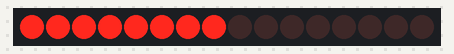
A sketch run on a simulated Arduino Uno, built with avr-gcc and run on an emulated ATmega328P. Shown: 16 shift-register outputs drawn as a row of LEDs (first output left, lit = HIGH). Wiring (inferred from the names in the program): 2 × shift register (74HC595): data pin 6; shift clock pin 8; latch pin 7. Wiring (inferred from the signals the program sends): row of LEDs: on Q0, Q1, Q2, Q3, Q4, Q5, Q6, Q7, Q8, Q9, Q10, Q11, Q12, Q13, Q14, Q15. What the sketch prints to the serial monitor is not drawn.

Above: at 0.21 s.
Timing chart, 0 to 1.9 s (numbered marks = the images above):
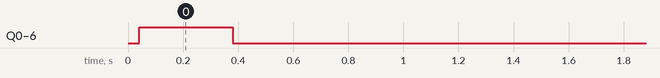

Measured:
- by itself, Q0–6: LOW → HIGH at 0.04 s, → LOW 0.34 s later

The sketch:

scan_matrix_simple.ino
```cpp
#define NUM_ROWS 8
#define NUM_COLS 8

#define NOTE_ON_CMD 0x90
#define NOTE_OFF_CMD 0x80
#define NOTE_VELOCITY 127

#define SERIAL_RATE 115200

// Row output pins
const int row1Pin = 14;
const int row2Pin = 8;
const int row3Pin = 15;
const int row4Pin = 7;
const int row5Pin = 16;
const int row6Pin = 6;
const int row7Pin = 17;
const int row8Pin = 5;

// col input pins
const int col1Pin = 9;
const int col2Pin = 3;
const int col3Pin = 12;
const int col4Pin = 13;
const int col5Pin = 2;
const int col6Pin = 4;
const int col7Pin = 11;
const int col8Pin = 10;

// 74HC595 pins
const int dataPin = 6;
const int latchPin = 7;
const int clockPin = 8;

boolean keyPressed[NUM_ROWS][NUM_COLS];
uint8_t keyToMidiMap[NUM_ROWS][NUM_COLS];

// bitmasks for scanning columns
int bits[] = {
  B00000001,
  B00000010,
  B00000100,
  B00001000,
  B00010000,
  B00100000,
  B01000000,
  B10000000
};
// define first note of keyboard (int note)

int values[8][8] = {
  { 36, 37, 38, 39, 40, 41, 42, 43 },
  { 44, 45, 46, 47, 48, 49, 50, 51 },
  { 52, 53, 54, 55, 56, 57, 58, 59 },
  { 60, 61, 62, 63, 64, 65, 66, 67 },
  { 68, 69, 70, 71, 72, 73, 74, 75 },
  { 76, 77, 78, 79, 80, 81, 82, 83 },
  { 84, 85, 86, 87, 88, 89, 90, 91 },
  { 92, 93, 94, 95, 96, 97, 98, 99 },
};

void setup() {
  int note = 36;

  for(int rowCtr = 0; rowCtr < NUM_ROWS; ++rowCtr)
  {
    for(int colCtr = 0; colCtr < NUM_COLS; ++colCtr)
    {
      keyPressed[rowCtr][colCtr] = false;
      keyToMidiMap[rowCtr][colCtr] = note;
      note++;
    }
  }

  // setup pins output/input mode
  pinMode(dataPin, OUTPUT);
  pinMode(clockPin, OUTPUT);
  pinMode(latchPin, OUTPUT);

  pinMode(row1Pin, OUTPUT);
  pinMode(row2Pin, OUTPUT);
  pinMode(row3Pin, OUTPUT);
  pinMode(row4Pin, OUTPUT);
  pinMode(row5Pin, OUTPUT);
  pinMode(row6Pin, OUTPUT);
  pinMode(row7Pin, OUTPUT);
  pinMode(row8Pin, OUTPUT);

  pinMode(col1Pin, INPUT);
  pinMode(col2Pin, INPUT);
  pinMode(col3Pin, INPUT);
  pinMode(col4Pin, INPUT);
  pinMode(col5Pin, INPUT);
  pinMode(col6Pin, INPUT);
  pinMode(col7Pin, INPUT);
  pinMode(col8Pin, INPUT);

  Serial.begin(SERIAL_RATE);
}

void loop() {
  for (int colCtr = 0; colCtr < NUM_COLS; ++colCtr) {
    //scan next column
    scanColumn(colCtr);

    //get row values at this column
    int rowValue[NUM_ROWS];
    rowValue[0] = digitalRead(row1Pin);
    rowValue[1] = digitalRead(row2Pin);
    rowValue[2] = digitalRead(row3Pin);
    rowValue[3] = digitalRead(row4Pin);

    // process keys pressed
    for (int rowCtr = 0; rowCtr < NUM_ROWS; ++rowCtr) {
      if (rowValue[rowCtr] != 0 && !keyPressed[rowCtr][colCtr]) {
        keyPressed[rowCtr][colCtr] = true;
        noteOn(rowCtr, colCtr);
      }
    }

    // process keys released
    for (int rowCtr = 0; rowCtr < NUM_ROWS; ++rowCtr) {
      if (rowValue[rowCtr] == 0 && keyPressed[rowCtr][colCtr]) {
        keyPressed[rowCtr][colCtr] = false;
        noteOff(rowCtr, colCtr);
      }
    }
  }
}

void scanColumn(int colNum) {
  digitalWrite(latchPin, LOW);

  if (0 <= colNum && colNum <= 7) {
    shiftOut(dataPin, clockPin, MSBFIRST, B00000000);     //right sr
    shiftOut(dataPin, clockPin, MSBFIRST, bits[colNum]);  //left sr
  } else {
    shiftOut(dataPin, clockPin, MSBFIRST, bits[colNum - 8]);  //right sr
    shiftOut(dataPin, clockPin, MSBFIRST, B00000000);         //left sr
  }
  digitalWrite(latchPin, HIGH);
}

void noteOn(int row, int col) {
  Serial.write(NOTE_ON_CMD);
  Serial.write(keyToMidiMap[row][col]);
  Serial.write(NOTE_VELOCITY);
  Serial.println(keyToMidiMap[row][col]);
}

void noteOff(int row, int col) {
  Serial.write(NOTE_OFF_CMD);
  Serial.write(keyToMidiMap[row][col]);
  Serial.write(NOTE_VELOCITY);
}
```
